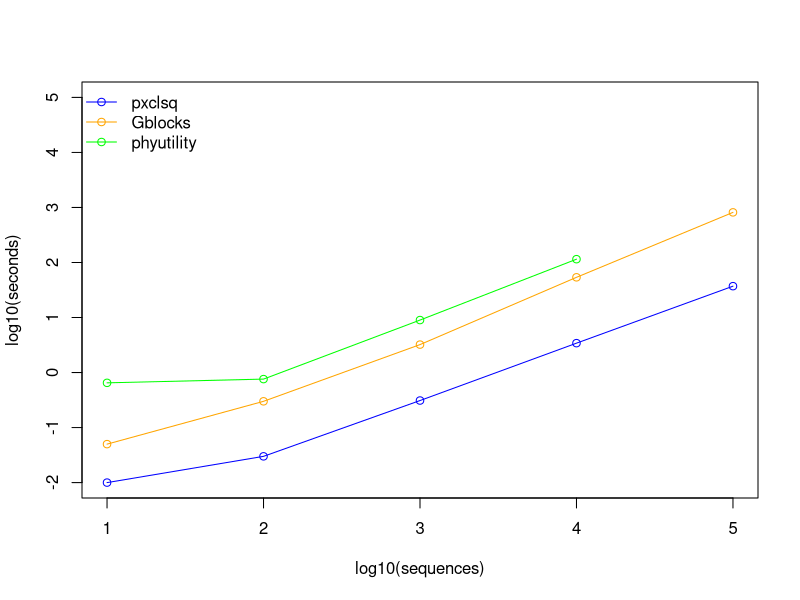
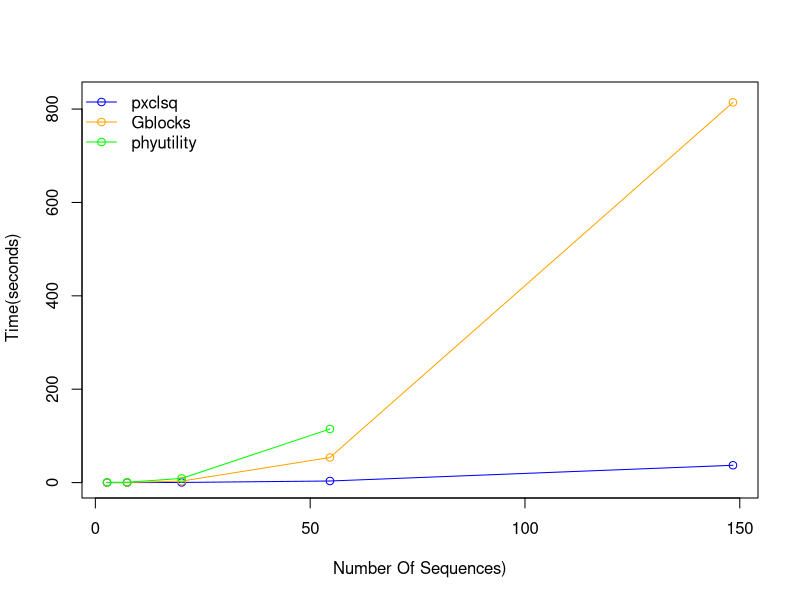
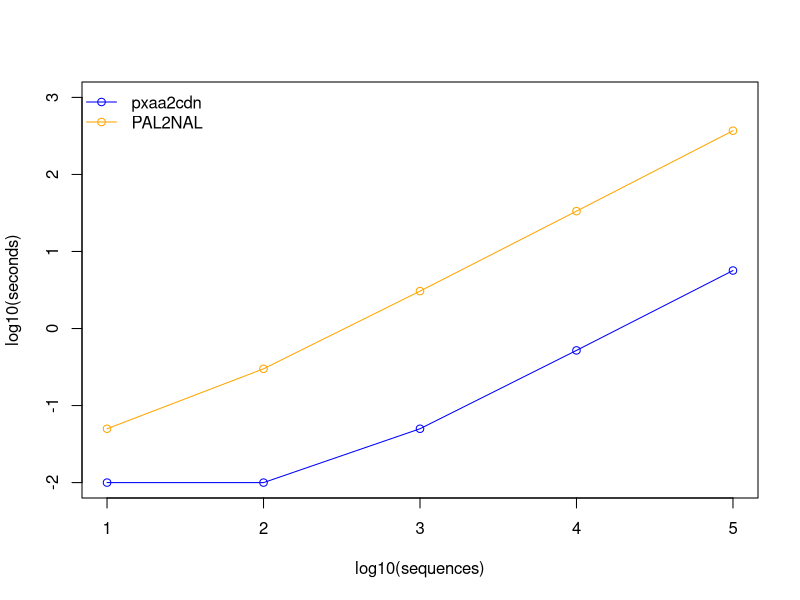
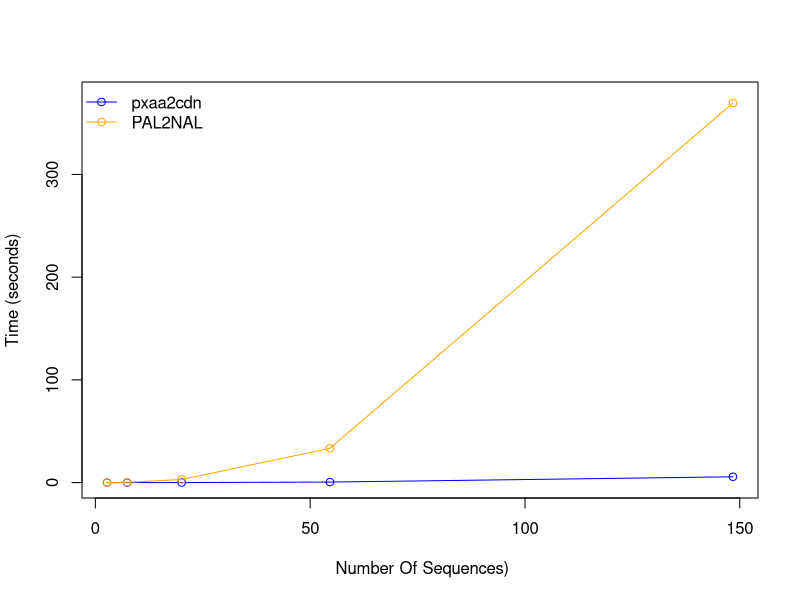
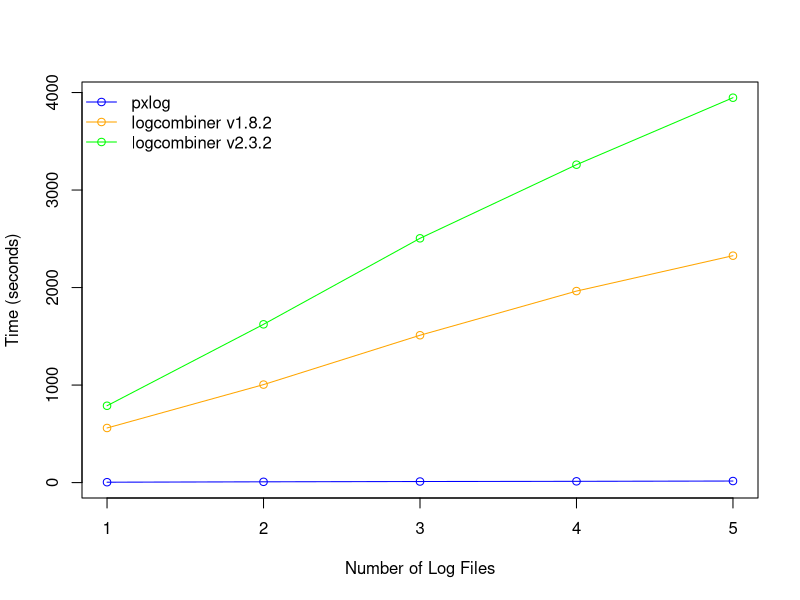
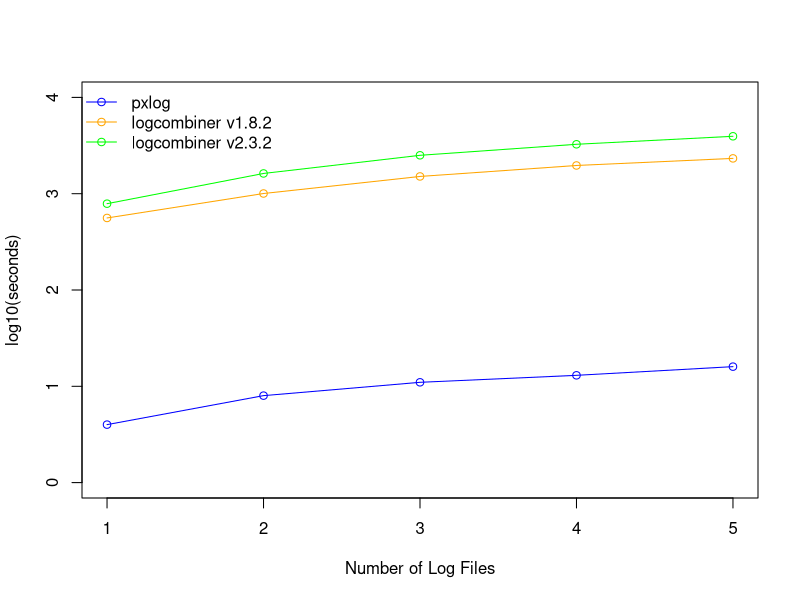

R code for these plots, in order:
## SEQ CLEANING
Phyx        <- log10(c(0.01, 0.03, 0.31, 3.42, 37.12));
Gblocks     <- log10(c(0.05, 0.30, 3.22, 53.77, 814.39));
Phyutility  <- log10(c(0.65, 0.76, 8.99,114.84));
x           <- 1:5;
phyutilityx <- 1:4;
plot(x, Phyx, xlab="log10(sequences)",ylab="log10(seconds)",type="o", col="blue",
     ylim=c(-2, 5), main="");

lines(x,Gblocks, type="o", col="orange");
lines(phyutilityx, Phyutility, type="o", col="green");
legend("topleft", c("pxclsq","Gblocks", "phyutility"), cex=1, 
       col=c("blue", "orange", "green"), pch=21, lty=1, bty="n");

# no log
sPhyx        <- c(0.01, 0.03, 0.31, 3.42, 37.12);
sGblocks     <- c(0.05, 0.30, 3.22, 53.77, 814.39);
sPhyutility  <- c(0.65, 0.76, 8.99,114.84);
x           <- exp(1:5);
phyutilityx <- exp(1:4);
plot(x, sPhyx, xlab="Number Of Sequences)",ylab=" Time(seconds)",type="o", col="blue",
     ylim=c(0, 825), main="");

lines(x, sGblocks, type="o", col="orange");
lines(phyutilityx, sPhyutility, type="o", col="green");
legend("topleft", c("pxclsq","Gblocks", "phyutility"), cex=1, 
       col=c("blue", "orange", "green"), pch=21, lty=1, bty="n");

###############
## AA -> CDN ##
Phyx    <- log10(c(0.01, 0.01, 0.05, 0.52, 5.66));
PAL2NAL <- log10(c(0.05, 0.30, 3.06, 33.39, 369.54));
x       <- 1:5;
plot(x,Phyx, xlab="log10(sequences)",ylab="log10(seconds)",type="o", col="blue",
     ylim=c(-2,3), main="");
lines(x,PAL2NAL, type="o", col="orange");
legend("topleft", c("pxaa2cdn", "PAL2NAL"), cex=1, 
       col=c("blue","orange"), pch=21, lty=1, bty="n");

# no log
sPhyx    <- c(0.01, 0.01, 0.05, 0.52, 5.66);
sPAL2NAL <- c(0.05, 0.30, 3.06, 33.39, 369.54);
x       <- exp(1:5);
plot(x, sPhyx, xlab=" Number Of Sequences)",ylab="Time (seconds)",type="o", col="blue",
     ylim=c(0,375), main="");
lines(x, sPAL2NAL, type="o", col="orange");
legend("topleft", c("pxaa2cdn", "PAL2NAL"), cex=1, 
       col=c("blue","orange"), pch=21, lty=1, bty="n");

###############
## MCMC LOGS ##
x     <- 1:5;
phyx  <- c(4, 8, 11, 13, 16);
lcom  <- c((9*60)+20, (16*60)+45, (25*60)+11, (32*60)+44, (38*60)+47);
lcom2 <- c((13*60)+8, (27*60)+3, (41*60)+45, (54*60)+20, (65*60)+47);
plot(x, phyx, xlab="Number of Log Files",ylab="Time (seconds)",type="o", col="blue",
     ylim=c(0,3950), main="");
lines(x, lcom, type="o", col="orange")
lines(x, lcom2, type="o", col="green")
legend("topleft", c("pxlog", "logcombiner v1.8.2", "logcombiner v2.3.2"), cex=1, 
       col=c("blue", "orange", "green"), pch=21, lty=1, bty="n");

# with log y axis
x     <- 1:5;
lphyx  <- log10(c(4, 8, 11, 13, 16));
llcom  <- log10(c((9*60)+20, (16*60)+45, (25*60)+11, (32*60)+44, (38*60)+47));
llcom2 <- log10(c((13*60)+8, (27*60)+3, (41*60)+45, (54*60)+20, (65*60)+47));
plot(x, lphyx, xlab="Number of Log Files",ylab="log10(seconds)",type="o", col="blue", 
     ylim=c(0,4), main="");
lines(x, llcom, type="o", col="orange")
lines(x, llcom2, type="o", col="green")
legend("topleft", c("pxlog", "logcombiner v1.8.2", "logcombiner v2.3.2"), cex=1, 
       col=c("blue", "orange", "green"), pch=21, lty=1, bty="n");

